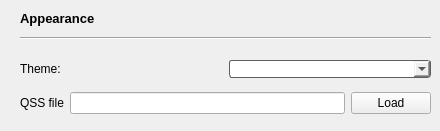
      <widget class="QWidget" name="page_Appearance">
       <widget class="QLabel" name="label_4">
        <property name="geometry">
         <rect>
          <x>20</x>
          <y>10</y>
          <width>81</width>
          <height>16</height>
         </rect>
        </property>
        <property name="font">
         <font>
          <pointsize>10</pointsize>
          <weight>75</weight>
          <bold>true</bold>
         </font>
        </property>
        <property name="text">
         <string>Appearance</string>
        </property>
       </widget>
       <widget class="Line" name="line">
        <property name="geometry">
         <rect>
          <x>20</x>
          <y>30</y>
          <width>411</width>
          <height>16</height>
         </rect>
        </property>
        <property name="orientation">
         <enum>Qt::Horizontal</enum>
        </property>
       </widget>
       <widget class="QWidget" name="layoutWidget">
        <property name="geometry">
         <rect>
          <x>20</x>
          <y>52</y>
          <width>411</width>
          <height>70</height>
         </rect>
        </property>
        <layout class="QVBoxLayout" name="verticalLayout_11">
         <item>
          <layout class="QHBoxLayout" name="horizontalLayout_4">
           <item>
            <widget class="QLabel" name="label_5">
             <property name="text">
              <string>Theme:</string>
             </property>
            </widget>
           </item>
           <item>
            <widget class="QComboBox" name="comboBoxTheme">
             <property name="styleSheet">
              <string notr="true">border: 1px solid rgb(95,95,95);
border-radius: 3px;
color: rgb(0, 0, 0);
margin:0 0 0 0;</string>
             </property>
            </widget>
           </item>
          </layout>
         </item>
         <item>
          <layout class="QHBoxLayout" name="horizontalLayout_10">
           <item>
            <widget class="QLabel" name="label_qssFile">
             <property name="text">
              <string>QSS file</string>
             </property>
            </widget>
           </item>
           <item>
            <widget class="QLineEdit" name="lineEdit_qssFilePath"/>
           </item>
           <item>
            <widget class="QPushButton" name="pushButton_loadQssFile">
             <property name="text">
              <string>Load</string>
             </property>
            </widget>
           </item>
          </layout>
         </item>
        </layout>
       </widget>
      </widget>
